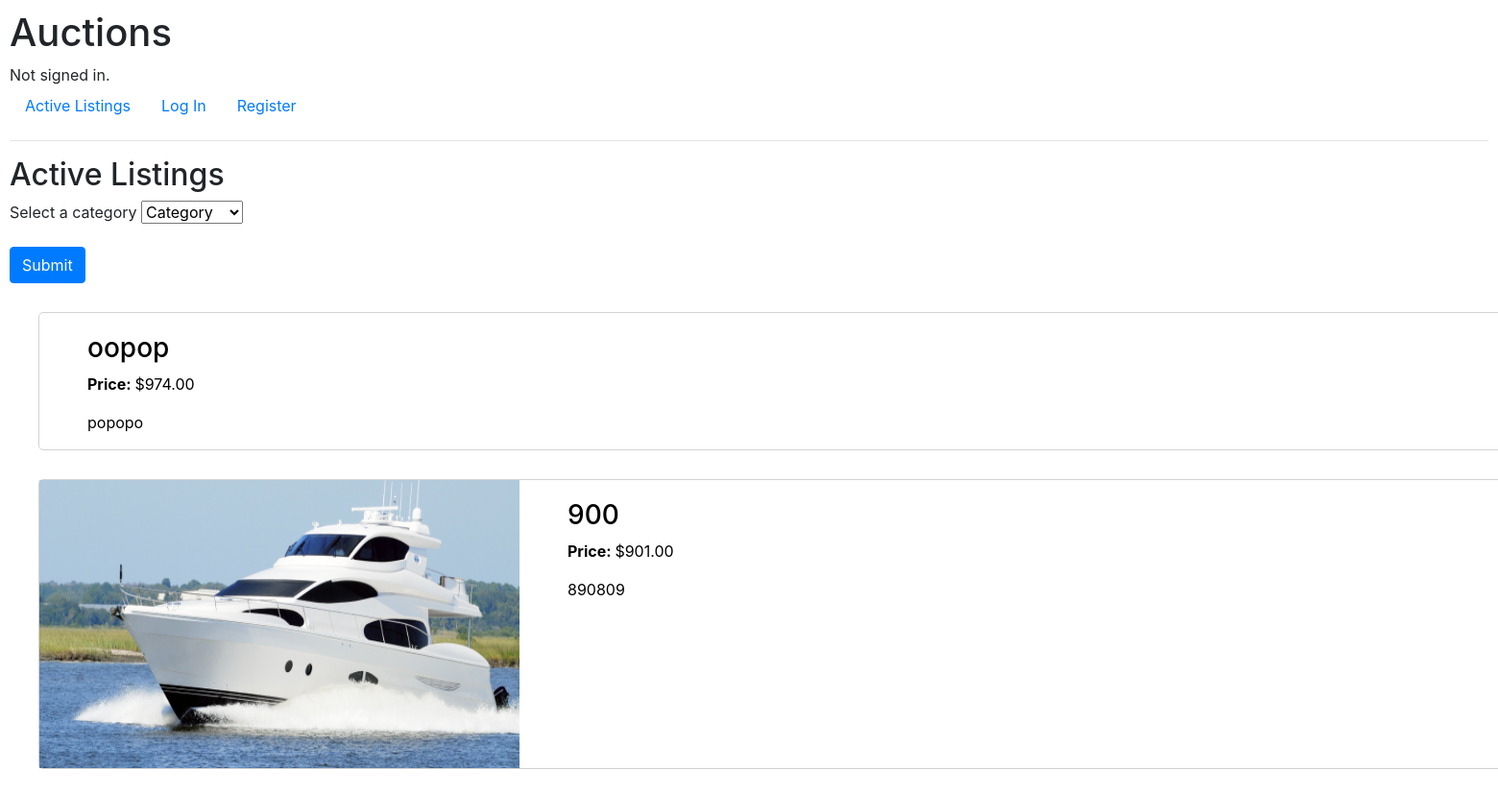
The page / on the database its author committed.
### auctions/models.py (models this page shows, shortened)
class Listing(models.Model):
    title = models.CharField(max_length=64)
    description = models.TextField()
    price = models.IntegerField()
    image = models.ImageField(upload_to="images", null=True, blank=True)
    category = models.ForeignKey(Category, on_delete=models.CASCADE, related_name="listings", blank=True, null=True)
    owner = models.ForeignKey(User, on_delete=models.CASCADE, related_name="listings")
    watched = models.ManyToManyField(User, blank=True, related_name="watchlist")
    active = models.BooleanField(default=True)

### auctions/views.py (the view)
# urls.py: path("", views.index, name="index"),
def index(request):
    categories = Category.objects.all()
    if request.method == "POST":
        category = request.POST.get("category")
        return render(request, "auctions/index.html", {
            "listings": Listing.objects.filter(category=Category.objects.get(category=category), active=True),
            "categories": categories
        })
    else:
        return render(request, "auctions/index.html", {
            "listings": Listing.objects.filter(active=True),
            "categories": categories
        })

### auctions/templates/auctions/index.html (shortened to what this page needs)
{% extends "auctions/layout.html" %}
{% block body %}
    <h2>Active Listings</h2>
    <form action="{% url 'index' %}" method="post">
        <div class="form-group">
            <label for="category">Select a category</label>
            <select name="category" id="category">
                <option value="">Category</option>
            </select>
        </div>
        <input class="btn btn-primary" type="submit">
    </form>
    {% for listing in listings %}
        <a href="{% url 'open-listing' listing.pk %}" class="listing-link">
            <div class="listing-container">
                {% if listing.image %}
                    <div class="listing-img">
                        <img src="{{ listing.image.url }}" alt="" height="300">
                    </div>
                {% endif %}
                <div class="listing-txt">
                    <h3>{{ listing.title }}</h3>
                    <p><span class="price">Price: </span>${{ listing.price }}.00</p>
                    <p>{{ listing.description }}</p>
                </div>
            </div>
        </a>
    {% empty %}
        <h3>No Listings.</h3>
    {% endfor %}
{% endblock %}

### auctions/static/auctions/styles.css (style rules this page uses)
body { padding: 10px; }
* { box-sizing: border-box; }
.listing-container { width: 1700px; margin: 30px; border: 1px solid lightgrey; border-radius: 5px; display: flex; }
a.listing-link:link { color: black; }
.listing-txt { margin: 20px 0 0 50px; }
.listing-img { width: 500px; display: flex; justify-content: center; }
.listing-img img { max-width: 500px; }
.price { font-weight: 700; }

### rows shown on the page
Listing: title "oopop", price "974", description "popopo"
Listing: image (picture), title "900", price "901", description "890809"
